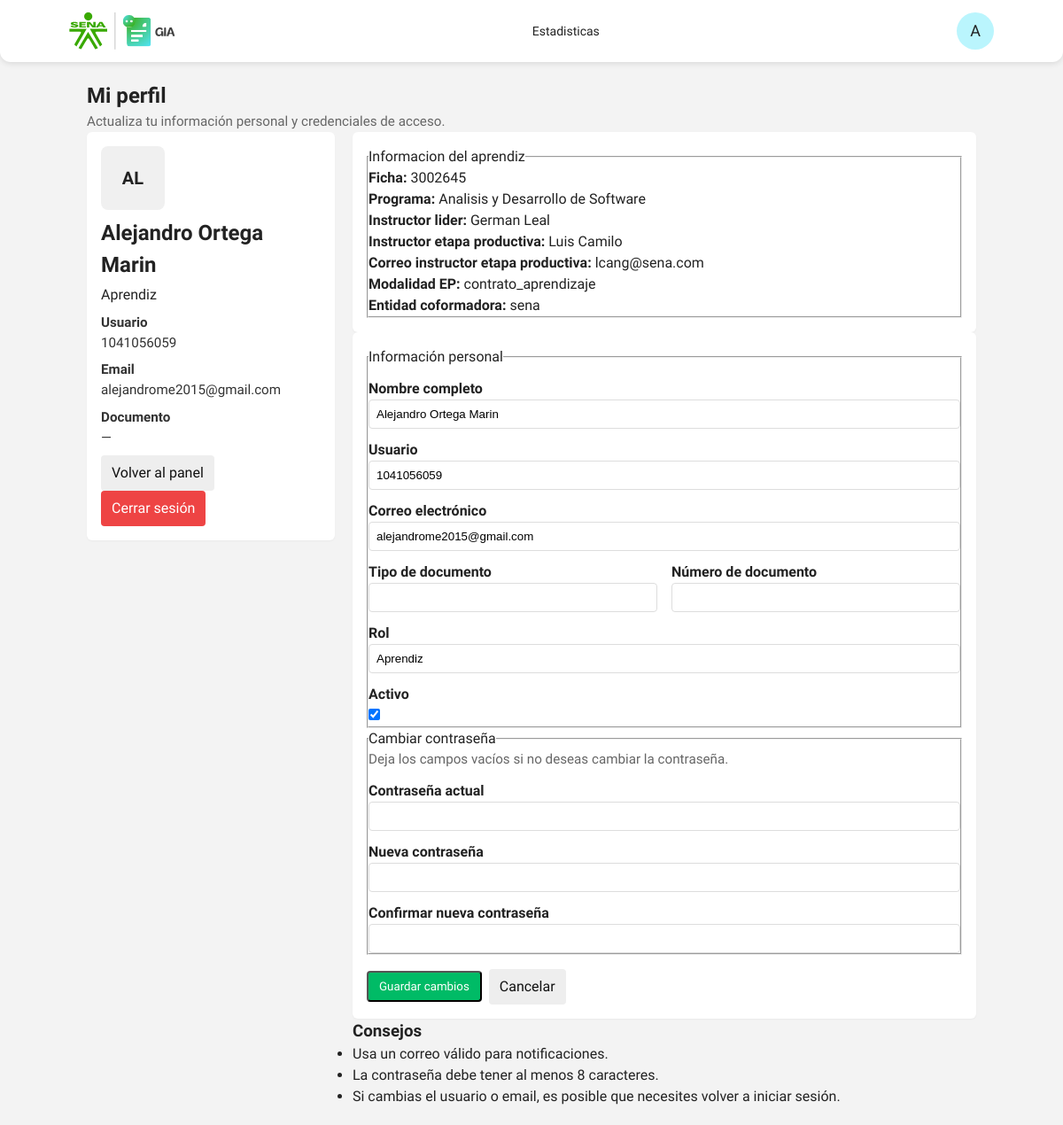
Page /auth/profile (signed in) on the committed database.
### models/user.py (models this page shows, shortened)
class User(UserMixin, db.Model):
    __tablename__ = "user"
    id = db.Column(db.Integer, primary_key=True)
    username = db.Column(db.String(80), unique=True, nullable=False)
    password_hash = db.Column(db.String(255), nullable=False)
    role = db.Column(db.String(30), nullable=False, default="docente")
    full_name = db.Column(db.String(150), nullable=False)
    email = db.Column(db.String(150), nullable=True)
    document_type = db.Column(db.String(20), nullable=True)
    document_number = db.Column(db.String(30), nullable=True)
    managed_group_numbers = db.Column(db.Text, nullable=True)
    active = db.Column(db.Boolean, default=True)
    created_at = db.Column(db.DateTime, default=datetime.utcnow)
    apprentices = db.relationship(
        "Apprentice",
        foreign_keys="Apprentice.created_by",
        backref="owner",
        lazy="select",
    )
    groups = db.relationship(
        "TrainingGroup",
        foreign_keys="TrainingGroup.created_by",
        backref="creator",
        lazy="select",
    )

### models/apprentice.py (models this page shows, shortened)
class Apprentice(db.Model):
    __tablename__ = "apprentice"
    id = db.Column(db.Integer, primary_key=True)
    created_by = db.Column(db.Integer, db.ForeignKey("user.id"), nullable=False)
    student_user_id = db.Column(db.Integer, db.ForeignKey("user.id"), nullable=True)
    group_id = db.Column(db.Integer, db.ForeignKey("training_group.id"), nullable=True, index=True)
    group_number = db.Column(db.String(30), nullable=False, index=True)
    document_type = db.Column(db.String(30), nullable=False)
    document_number = db.Column(db.String(30), unique=True, nullable=False, index=True)
    first_names = db.Column(db.String(120), nullable=False)
    last_names = db.Column(db.String(120), nullable=False)
    gender = db.Column(db.String(20), nullable=True)
    phone = db.Column(db.String(30), nullable=True)
    email = db.Column(db.String(150), nullable=True)
    municipality_origin = db.Column(db.String(120), nullable=True)
    program_name = db.Column(db.String(150), nullable=True)
    program_level = db.Column(db.String(80), nullable=True)
    group_validity = db.Column(db.String(80), nullable=True)
    lead_instructor = db.Column(db.String(150), nullable=True)
    followup_instructor = db.Column(db.String(150), nullable=True)
    followup_instructor_email = db.Column(db.String(150), nullable=True)
    ep_modality = db.Column(db.String(120), nullable=True)
    sofia_status = db.Column(db.String(80), nullable=True)
    practice_start_date = db.Column(db.String(40), nullable=True)
    practice_end_date = db.Column(db.String(40), nullable=True)
    followup_moment1_start = db.Column(db.String(40), nullable=True)
    followup_moment1_end = db.Column(db.String(40), nullable=True)
    followup_moment2_start = db.Column(db.String(40), nullable=True)
    followup_moment2_end = db.Column(db.String(40), nullable=True)
    followup_moment3_start = db.Column(db.String(40), nullable=True)
    followup_moment3_end = db.Column(db.String(40), nullable=True)
    followup_moment4_start = db.Column(db.String(40), nullable=True)
    followup_moment4_end = db.Column(db.String(40), nullable=True)
    company_name = db.Column(db.String(150), nullable=True)
    company_municipality = db.Column(db.String(120), nullable=True)
    company_address = db.Column(db.String(180), nullable=True)
    coformador_name = db.Column(db.String(150), nullable=True)
    coformador_email = db.Column(db.String(150), nullable=True)
    coformador_phone = db.Column(db.String(30), nullable=True)
    arl_responsible = db.Column(db.String(150), nullable=True)
    continues_company = db.Column(db.String(30), nullable=True)
    individual_management = db.Column(db.Text, nullable=True)
    followup_moments = db.Column(db.String(200), nullable=True)
    evaluation_date = db.Column(db.String(40), nullable=True)
    english_results = db.Column(db.String(120), nullable=True)
    created_at = db.Column(db.DateTime, default=datetime.utcnow)
    group = db.relationship("TrainingGroup", back_populates="apprentices", lazy="joined")
    bitacoras = db.relationship(
        "Bitacora",
        backref="apprentice",
        lazy="select",
        cascade="all, delete-orphan",
        order_by="desc(Bitacora.created_at)",
    )
    student_user = db.relationship("User", foreign_keys=[student_user_id], lazy="select")
    evidence_submissions = db.relationship(
        "EvidenceSubmission",
        back_populates="apprentice",
        lazy="select",
        cascade="all, delete-orphan",
    )

### routes/auth.py (the view, shortened to what this page needs)
@auth_bp.route("/profile", methods=["GET", "POST"])
@login_required
def profile():
    apprentice = None
    if current_user.role == "aprendiz":
        apprentice = Apprentice.query.filter_by(student_user_id=current_user.id).first()
    return render_template("auth/profile.html", apprentice=apprentice)

### services/auth_helpers.py (called while the page is built)
@login_manager.user_loader
def load_user(user_id):
    return User.query.get(int(user_id))

### templates/auth/profile.html (shortened to what this page needs)
{% extends "base.html" %}
{% block content %}
<section class="profile page-section">
  <header class="section-header">
    <h1>Mi perfil</h1>
    <p class="muted">Actualiza tu información personal y credenciales de acceso.</p>
  </header>
  <div class="profile-grid">
    <aside class="profile-card">
      <div class="avatar-large">{{ (current_user.full_name[:2]|upper) if (current_user and current_user.full_name) else '' }}</div>
      <h2 class="profile-name">{{ current_user.full_name if current_user and current_user.full_name else '—' }}</h2>
      <p class="profile-role">{{ (role_labels[current_user.role] if role_labels is defined and current_user and current_user.role in role_labels else current_user.role) or '—' }}</p>
      <ul class="profile-meta">
        <li><strong>Usuario</strong><br>{{ current_user.username if current_user else '—' }}</li>
        <li><strong>Email</strong><br>{{ current_user.email if current_user and current_user.email else '—' }}</li>
        <li><strong>Documento</strong><br>
          {{ (current_user.document_type ~ ' ' ~ current_user.document_number) if (current_user and current_user.document_type and current_user.document_number) else '—' }}
        </li>
      </ul>
      <nav class="profile-actions">
        <a class="btn" href="{{ url_for('dashboard.index') }}">Volver al panel</a>
        <a class="btn btn--danger" href="{{ url_for('auth.logout') }}">Cerrar sesión</a>
      </nav>
    </aside>
    <div class="profile-form-wrapper">
      {% if current_user.role == 'aprendiz' and apprentice %}
      <section class="profile-form">
        <fieldset>
          <legend>Informacion del aprendiz</legend>
          <p><strong>Ficha:</strong> {{ apprentice.group_number or 'Sin dato' }}</p>
          <p><strong>Programa:</strong> {{ apprentice.program_name or 'Sin dato' }}</p>
          <p><strong>Instructor lider:</strong> {{ apprentice.lead_instructor or 'Sin dato' }}</p>
          <p><strong>Instructor etapa productiva:</strong> {{ apprentice.followup_instructor or 'Sin dato' }}</p>
          <p><strong>Correo instructor etapa productiva:</strong> {{ apprentice.followup_instructor_email or 'Sin correo' }}</p>
          <p><strong>Modalidad EP:</strong> {{ apprentice.ep_modality or 'Sin dato' }}</p>
          <p><strong>Entidad coformadora:</strong> {{ apprentice.company_name or 'Sin dato' }}</p>
        </fieldset>
      </section>
      {% endif %}
      <form method="post" action="{{ url_for('auth.profile') }}" class="profile-form" novalidate>
        <fieldset>
          <legend>Información personal</legend>
          <label for="full_name">Nombre completo</label>
          <input id="full_name" name="full_name" type="text" value="{{ request.form.full_name or (current_user.full_name if current_user and current_user.full_name else '') }}" required>
          <label for="username">Usuario</label>
          <input id="username" name="username" type="text" value="{{ request.form.username or (current_user.username if current_user else '') }}" required>
          <label for="email">Correo electrónico</label>
          <input id="email" name="email" type="email" value="{{ request.form.email or (current_user.email if current_user and current_user.email else '') }}" required>
          <div class="two-columns">
            <div>
              <label for="document_type">Tipo de documento</label>
              <input id="document_type" name="document_type" type="text" value="{{ request.form.document_type or (current_user.document_type if current_user and current_user.document_type else '') }}">
            </div>
            <div>
              <label for="document_number">Número de documento</label>
              <input id="document_number" name="document_number" type="text" value="{{ request.form.document_number or (current_user.document_number if current_user and current_user.document_number else '') }}">
            </div>
          </div>
          <label for="role">Rol</label>
          <input id="role" name="role" type="text" value="{{ (role_labels[current_user.role] if role_labels is defined and current_user and current_user.role in role_labels else current_user.role) or '' }}" readonly>
          <label for="active">Activo</label>
          <input id="active" name="active" type="checkbox" {% if (request.form.active is defined and request.form.active) or (current_user and current_user.active) %}checked{% endif %}>
        </fieldset>
        <fieldset>
          <legend>Cambiar contraseña</legend>
          <p class="muted">Deja los campos vacíos si no deseas cambiar la contraseña.</p>
          <label for="current_password">Contraseña actual</label>
          <input id="current_password" name="current_password" type="password" autocomplete="current-password">
          <label for="new_password">Nueva contraseña</label>
          <input id="new_password" name="new_password" type="password" autocomplete="new-password">
          <label for="confirm_password">Confirmar nueva contraseña</label>
          <input id="confirm_password" name="confirm_password" type="password" autocomplete="new-password">
        </fieldset>
        <div class="form-actions">
          <button type="submit" class="btn btn--primary">Guardar cambios</button>
          <a class="btn" href="{{ url_for('dashboard.index') }}">Cancelar</a>
        </div>
      </form>
      <section class="profile-help">
        <h3>Consejos</h3>
        <ul>
          <li>Usa un correo válido para notificaciones.</li>
          <li>La contraseña debe tener al menos 8 caracteres.</li>
          <li>Si cambias el usuario o email, es posible que necesites volver a iniciar sesión.</li>
        </ul>
      </section>
    </div>
  </div>
</section>
{% endblock %}

### static/css/base.css (style rules this page uses)
* { box-sizing: border-box; margin: 0; padding: 0; }
body { font-family: var(--font-family); background: var(--bg); color: var(--text); line-height: 1.5; }
a { text-decoration: none; color: inherit; }
button { font-family: var(--font-family); cursor: pointer; }

### static/css/tokens.css (style rules this page uses)
:root { --font-family: 'Work Sans', sans-serif; --colorneutral-1: #ffffff; --colorneutral-2: #f3f3f3; --colorneutral-3: #d2d2d2; --colorneutral-4: #706f6e; --colorneutral-5: #404040; --colorneutral-6: #222222; --colorgreen-1: #39a900; --colorgreen-2: #007832; --colornavy-1: #00304d; --colorcyan-1: #09daf6; --colorviolet-1: #71277a; --coloryellow-1: #fdc300; --colororange-1: #ff6b00; --colorred-1: #d13438; --colorred-2: #a32f2f; --space-s: 4px; --space-m: 8px; --space-l: 12px; --space-xl: 16px; --radius-1: 4px; --radius-2: 8px; --radius-3: 12px; --shadow: 0 2px 6px rgba(0,0,0,0.1); --green: #39a900; --darkgreen: #007832; --navy: #00304d; --cyan: #09daf6; --danger: #d13438; --darkdanger: #a32f2f; --muted: #706f6e; --darkmuted: #404040; --text: #222; --surface: #fff; --bg: #f3f3f3; --line: #d2d2d2; --space-xs: 4px; --space-sm: 8px; --space-md: 16px; --space-lg: 24px; --radius: 12px; --shadow: 0 2px 6px rgba(0,0,0,0.1); }

### templates/auth/profile.html (style rules this page uses)
.profile { padding: 1.25rem; }
.profile-grid { display: grid; grid-template-columns: 280px 1fr; gap: 1.25rem; align-items: start; }
.profile-card { background:#fff; padding:1rem; border-radius:6px; box-shadow:0 1px 2px rgba(0,0,0,.04); }
.avatar-large { width:72px; height:72px; border-radius:8px; display:flex; align-items:center; justify-content:center; font-weight:700; font-size:1.25rem; background:#f0f0f0; margin-bottom:.5rem; }
.profile-name { margin:0 0 .25rem 0; }
.profile-meta { list-style:none; padding:0; margin:.5rem 0 0 0; font-size:.95rem; color:#333; }
.profile-meta li { margin-bottom:.5rem; }
.profile-form { background:#fff; padding:1rem; border-radius:6px; box-shadow:0 1px 2px rgba(0,0,0,.04); }
.profile-form label { display:block; margin-top:.75rem; font-weight:600; }
.profile-form input[type="text"], .profile-form input[type="email"], .profile-form input[type="password"] { width:100%; padding:.5rem; border:1px solid #ddd; border-radius:4px; }
.two-columns { display:flex; gap:1rem; }
.two-columns > div { flex:1; }
.form-actions { margin-top:1rem; display:flex; gap:.5rem; align-items:center; }
.btn { display:inline-block; padding:.5rem .75rem; border-radius:4px; text-decoration:none; background:#eee; color:#111; }
.btn--primary { background:#0b6; color:#fff; }
.btn--danger { background:#e44; color:#fff; }
.muted { color:#666; font-size:.95rem; }

### rows in the picture
User: full_name "AL", full_name "Alejandro Ortega Marin", role "Aprendiz", username "1041056059", email "alejandrome2015@gmail.com", document_type "—", active "☑"
Apprentice: group_number "3002645", program_name "Analisis y Desarrollo de Software", lead_instructor "German Leal", followup_instructor "Luis Camilo", followup_instructor_email "lcang@sena.com", ep_modality "contrato_aprendizaje", company_name "sena"
